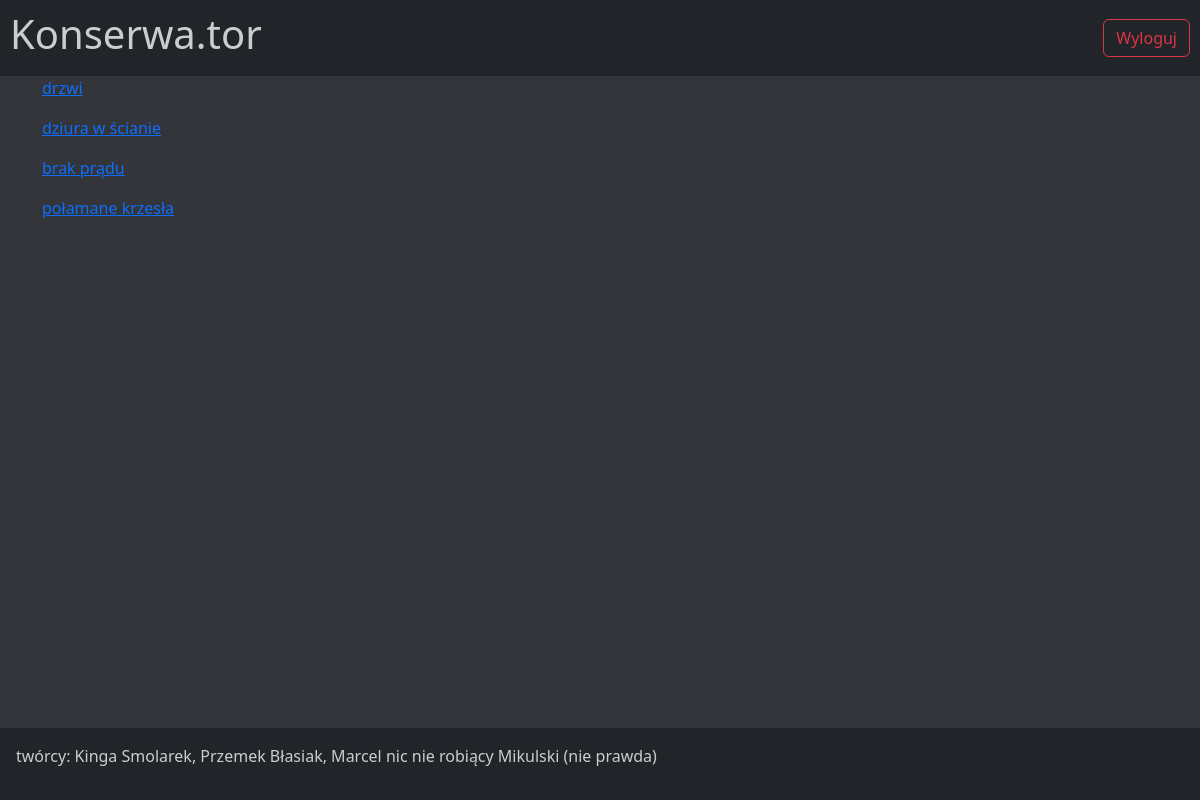
The app's page /zgloszenia/your_reports (signed in) with its own data.
### zgloszenia/models.py (models this page shows, shortened)
class Report(models.Model):
    STATUS_CHOICES = [
        ('not_done', 'Not Done'),
        ('in_progress', 'In Progress'),
        ('done', 'Done'),
    ]
    IMPORTANCE_CHOICES = [
        (1, 'Niska'),
        (2, 'Średnia'),
        (3, 'Wysoka'),
    ]
    user = models.ForeignKey(User, on_delete=models.CASCADE, default='1')
    id = models.AutoField(primary_key=True)
    title = models.CharField(max_length=150, null=False)
    description = models.TextField(max_length=250)
    foto = models.ImageField(upload_to='fotos/', null=True, blank=True)
    status_of_the_report = models.CharField(max_length=20, choices=STATUS_CHOICES, default='not_done')
    importance_of_the_report = models.IntegerField(choices=IMPORTANCE_CHOICES, default=1)

### zgloszenia/views.py (the view)
# urls.py: path('your_reports', your_reports_view, name='your_reports_view'),
@login_required
def your_reports_view(request):
    user_id = request.user.id
    user_reports = Report.objects.filter(user_id=user_id)
    return render(request, 'your_reports.html', {'user_reports': user_reports})

### zgloszenia/templates/your_reports.html (shortened to what this page needs)
{% extends 'base.html' %}
{% block content %}
            {% for report in user_reports %}
                <p class="report"><a href="/zgloszenia/report?id={{ report.id }}"> {{ report.title }} </a></p>
            {% endfor %}
{% endblock %}

### zgloszenia/static/style.css (style rules this page uses)
body { background-color: rgb(51, 53, 58); color: #ccc; height: 100vh; }

### records on screen
Report: title "drzwi"
Report: title "dziura w ścianie"
Report: title "brak prądu"
Report: title "połamane krzesła"
